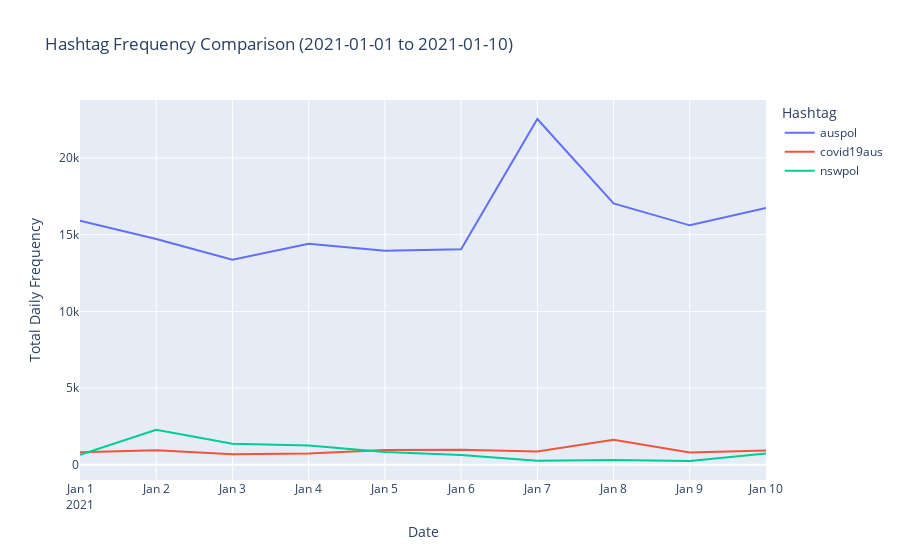

Notebook code cell kept with this figure:
### Code cell
hashtags_to_compare = ['auspol', 'covid19aus', 'nswpol']
explore.plot_hashtag_frequencies_comparison(hashtags_data, hashtags_to_compare, '2021-01-01', '2021-01-10')

### Figure 1 — Plotly figure (JSON) as saved in the notebook; plotly's stock layout.template omitted (floating-point values rounded to 4 significant figures)
{"data": [{"hovertemplate": "Hashtag=auspol<br>Date=%{x}<br>Total Daily Frequency=%{y}<extra></extra>", "legendgroup": "auspol", "line": {"color": "#636efa", "dash": "solid"}, "marker": {"symbol": "circle"}, "mode": "lines", "name": "auspol", "orientation": "v", "showlegend": true, "type": "scatter", "x": ["2021-01-01T00:00:00.000000000", "2021-01-02T00:00:00.000000000", "2021-01-03T00:00:00.000000000", "2021-01-04T00:00:00.000000000", "2021-01-05T00:00:00.000000000", "2021-01-06T00:00:00.000000000", "2021-01-07T00:00:00.000000000", "2021-01-08T00:00:00.000000000", "2021-01-09T00:00:00.000000000", "2021-01-10T00:00:00.000000000"], "xaxis": "x", "y": [15916, 14722, 13361, 14408, 13959, 14053, 22539, 17038, 15608, 16745], "yaxis": "y"}, {"hovertemplate": "Hashtag=covid19aus<br>Date=%{x}<br>Total Daily Frequency=%{y}<extra></extra>", "legendgroup": "covid19aus", "line": {"color": "#EF553B", "dash": "solid"}, "marker": {"symbol": "circle"}, "mode": "lines", "name": "covid19aus", "orientation": "v", "showlegend": true, "type": "scatter", "x": ["2021-01-01T00:00:00.000000000", "2021-01-02T00:00:00.000000000", "2021-01-03T00:00:00.000000000", "2021-01-04T00:00:00.000000000", "2021-01-05T00:00:00.000000000", "2021-01-06T00:00:00.000000000", "2021-01-07T00:00:00.000000000", "2021-01-08T00:00:00.000000000", "2021-01-09T00:00:00.000000000", "2021-01-10T00:00:00.000000000"], "xaxis": "x", "y": [814, 945, 690, 737, 971, 988, 873, 1640, 805, 931], "yaxis": "y"}, {"hovertemplate": "Hashtag=nswpol<br>Date=%{x}<br>Total Daily Frequency=%{y}<extra></extra>", "legendgroup": "nswpol", "line": {"color": "#00cc96", "dash": "solid"}, "marker": {"symbol": "circle"}, "mode": "lines", "name": "nswpol", "orientation": "v", "showlegend": true, "type": "scatter", "x": ["2021-01-01T00:00:00.000000000", "2021-01-02T00:00:00.000000000", "2021-01-03T00:00:00.000000000", "2021-01-04T00:00:00.000000000", "2021-01-05T00:00:00.000000000", "2021-01-06T00:00:00.000000000", "2021-01-07T00:00:00.000000000", "2021-01-08T00:00:00.000000000", "2021-01-09T00:00:00.000000000", "2021-01-10T00:00:00.000000000"], "xaxis": "x", "y": [644, 2288, 1373, 1253, 829, 643, 257, 320, 248, 730], "yaxis": "y"}], "layout": {"legend": {"title": {"text": "Hashtag"}, "tracegroupgap": 0}, "title": {"text": "Hashtag Frequency Comparison (2021-01-01 to 2021-01-10)"}, "xaxis": {"anchor": "y", "domain": [0, 1], "title": {"text": "Date"}}, "yaxis": {"anchor": "x", "domain": [0, 1], "title": {"text": "Total Daily Frequency"}}}}
